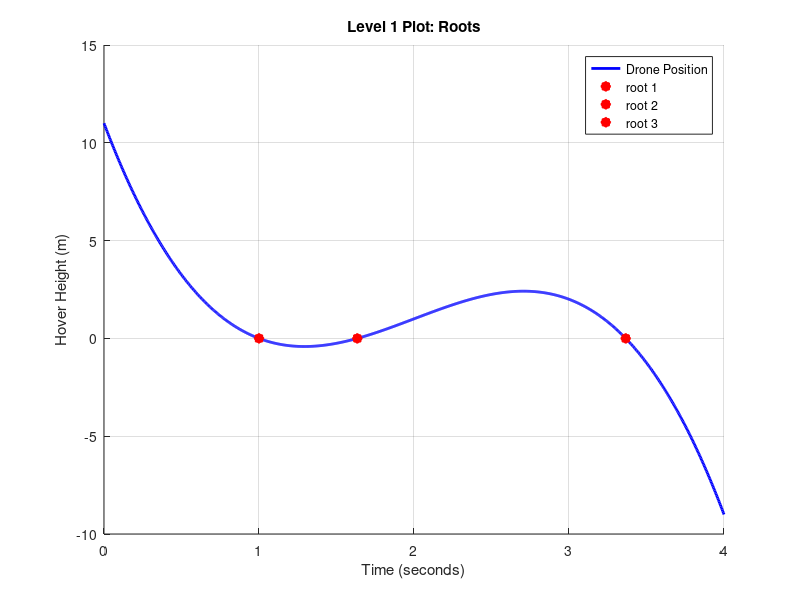

Here is the MATLAB script that generated this plot:
% clear
clear;
clc;

% function
t=linspace(0,4,1001);
y=-2*(t-2).^3+3*(t-2)+1;

% plot
hold on;
plot(t,y,'-b','LineWidth',2);
grid on;
title('Level 1 Plot: Roots');
xlabel('Time (seconds)');
ylabel('Hover Height (m)');



% Level 1: roots
plot(1,0,'*r','LineWidth',5);
plot(1.6340,0,'*r','LineWidth',5);
plot(3.366,0,'*r','LineWidth',5);
legend('Drone Position','root 1','root 2','root 3');
hold off;